Frame 1 (no input): blank canvas, image omitted
Frame 60 (the mouse pressed at the canvas centre just before this capture): blank canvas, image omitted
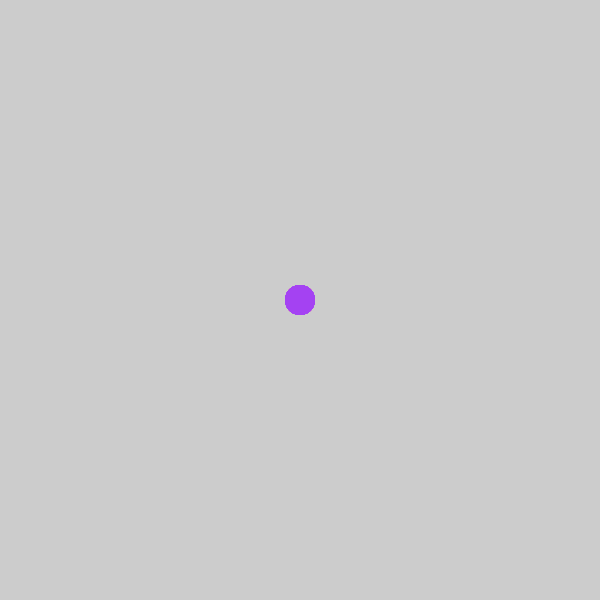
Frame 120 (the mouse held since frame 60 and released just before this capture)

The Processing sketch whose frames 1 and 60 were blank and that drew this single picture after the mouse press (run headless with seeded random() and noise(); from frame 60 on, the mouse is pressed at the canvas centre):

// Processing sketch: brush
// ── brush.pde
int [] size = new int[4];
color c;
void setup(){
  size(600, 600);
  for (int i = 0; i < 4; i ++){
    size [i] = i * 10;
  }
  
  c = color(random(0,255), random(0,255), random(0,255));
}

void draw(){
  //how can we change our brush size, based on what key pressed
  // if im pressing number 1 key, set brush size to 10
  for ( int i = 0; i < 4; i ++){
  if(mousePressed){
    noStroke();
    fill(c);
    ellipse(mouseX, mouseY, size[i], size[i]);
    }
  }
}

void mouseMoved(){
  c +=100;
  if(c > 255) {
    c = 0;
  }
}
